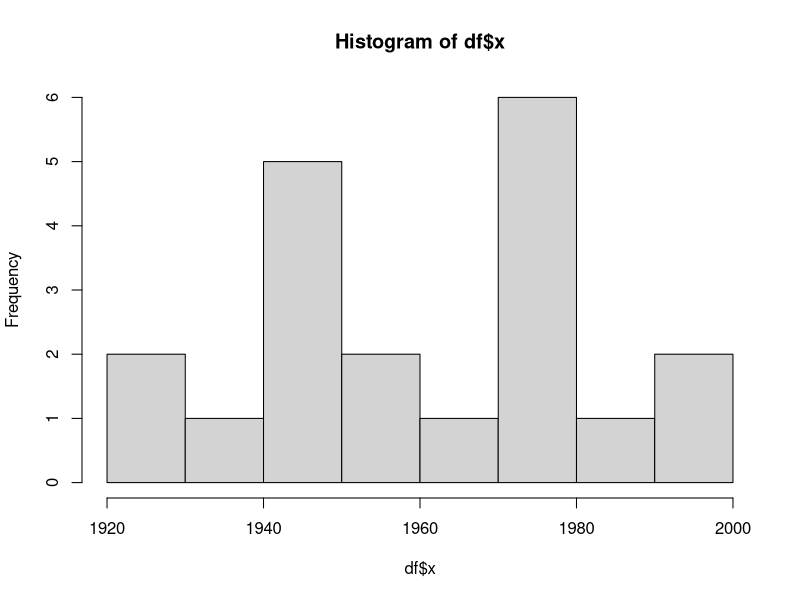

The R source for this figure:
# n <- 1000000
# x <- rnorm(n)
# df <- as.data.frame(x)
# hist(df$x) 

# data set
x <- c(1939,1975,1920,1972,1950,2000,1950,1943,1975,1954,
1951,1985,1975,1993,1980,1942,1925,1977,1949,1962)
df <- as.data.frame(x)
hist(df$x)

# <- 대신 = 사용가능
df$y = df$x -1950

df$check1950 <- (df$x > 1950) #참이면 true이고 거짓이면 false으로 저장됨

n <- nrow(df)
mu <- 1950
sigma <- 20
xbar <- mean(df$x)

# z값
z <- (xbar-mu) / (sigma/sqrt(n))

# p-value 양쪽 검정
p_value <- 2*(1-pnorm(z)) 
